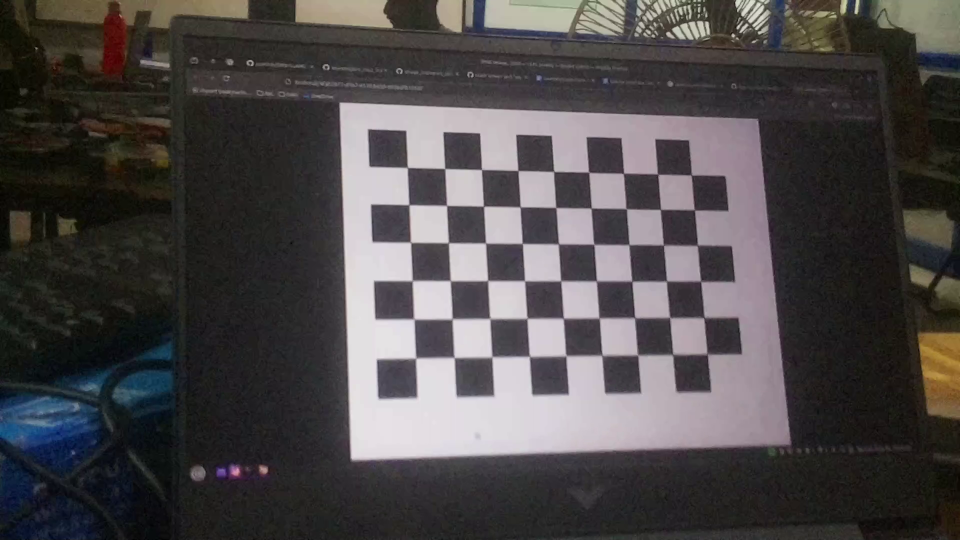
#> input picture camera_calib/rpicam_v2_imgs/1.png, 1920 x 1080 px (shown at 1/2 size); its folder holds only this picture in this run
$ python camera_calib.py
#> lines starting #> are read from the running program, lines starting #| are printed output that depends on the picture; after the words box and inside, x2 and y2 are one past the last pixel; in counts of white or black regions, pixels touching at a corner belong together; long printed decimals are rounded
import numpy as np
import cv2 as cv
import glob

# termination criteria
criteria = (cv.TERM_CRITERIA_EPS + cv.TERM_CRITERIA_MAX_ITER, 30, 0.001)

# prepare object points, like (0,0,0), (1,0,0), (2,0,0) ....,(6,5,0)
objp = np.zeros((6*9,3), np.float32)
objp[:,:2] = np.mgrid[0:9,0:6].T.reshape(-1,2)

# Arrays to store object points and image points from all the images.
objpoints = [] # 3d point in real world space
imgpoints = [] # 2d points in image plane.

images = glob.glob('rpicam_v2_imgs/*.png')

for fname in images:
    img = cv.imread(fname)
#> img is the input picture: shape (1080, 1920, 3); mean B, G, R 73.4, 72.8, 76.5
    gray = cv.cvtColor(img, cv.COLOR_BGR2GRAY)
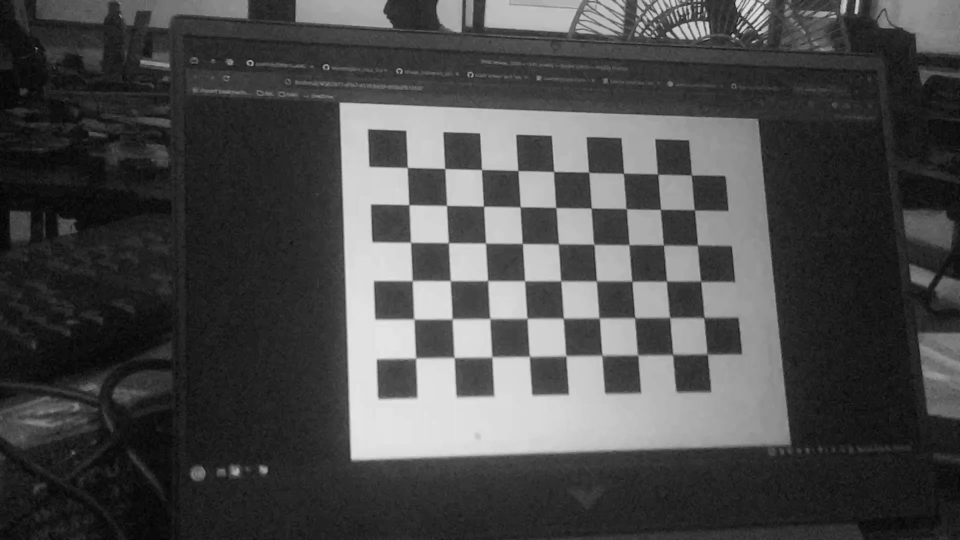
#> gray: shape (1080, 1920) (shown at 1/2 size); min 0, max 233, mean 73.9

    # Find the chess board corners
    ret, corners = cv.findChessboardCorners(gray, (9,6), None)
#> ret = True; corners = 54 rows, first 8: [815.6, 335.5], [890.4, 337.4], [963.3, 339.9], [1036, 341.5], [1107.5, 343.5], [1178.5, 345], [1247.5, 347], [1315.7, 350.1]

    # If found, add object points, image points (after refining them)
    if ret == True:
        objpoints.append(objp)

        corners2 = cv.cornerSubPix(gray,corners, (11,11), (-1,-1), criteria)
#> corners2 = 54 rows, first 8: [815.3, 335.5], [890.1, 337.5], [963.6, 339.6], [1036.4, 341.6], [1107.9, 343.5], [1177.9, 344.8], [1247.4, 347.2], [1315.7, 348.9]
        imgpoints.append(corners2)

        # Draw and display the corners
        cv.drawChessboardCorners(img, (9,6), corners2, ret)
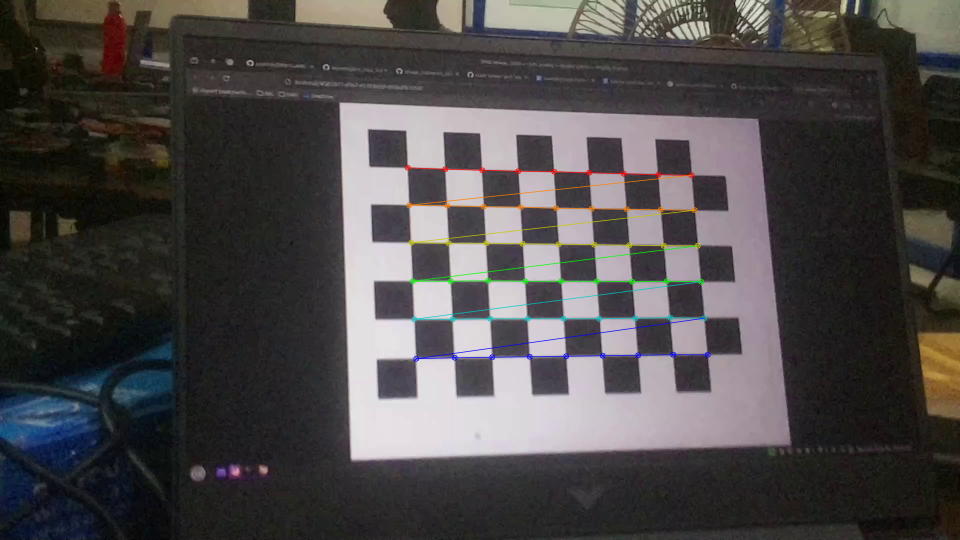
#> img: shape (1080, 1920, 3) (shown at 1/2 size); 1.12% of pixels changed, all inside (x1, y1, x2, y2) = (809, 329, 1422, 724)
        height, width, channels = img.shape
#> height = 1080; width = 1920; channels = 3
        cv.imshow('img', cv.resize(img, (width//3, height//3)))
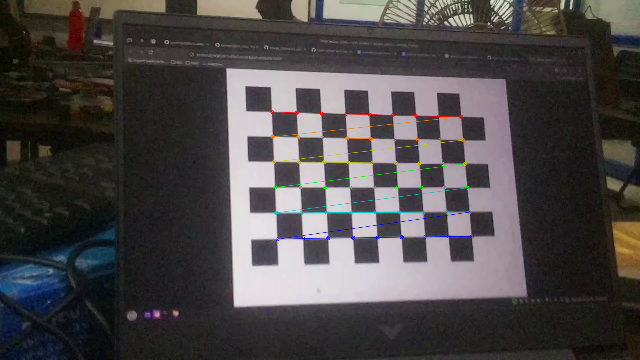
#> window 'img': shape (360, 640, 3); mean B, G, R 73, 72.8, 76.3
        cv.waitKey(500)

ret, mtx, dist, rvecs, tvecs = cv.calibrateCamera(objpoints, imgpoints, gray.shape[::-1], None, None)
#> ret = 0.279; mtx = [[2500.6, 0, 919.8], [0, 2469.2, 555], [0, 0, 1]]; dist = [[0.000929, 4.19, 0.00278, 0.00529, -71.49]]; rvecs = ([-0.19, -0.279, -0.024],); tvecs = ([-1.35, -2.86, 32.19],)

# Extract individual parameters from the camera matrix
fx = mtx[0, 0]
#> fx = 2500.6
fy = mtx[1, 1]
#> fy = 2469.2
cx = mtx[0, 2]
#> cx = 919.8
cy = mtx[1, 2]
#> cy = 555

# Extract distortion coefficients
k1 = dist[0, 0]
#> k1 = 0.000929
k2 = dist[0, 1]
#> k2 = 4.19
p1 = dist[0, 2]
#> p1 = 0.00278
p2 = dist[0, 3]
#> p2 = 0.00529

# Get image dimensions
width = gray.shape[1]
height = gray.shape[0]

# Print in the exact format requested
print("# Camera calibration and distortion parameters (OpenCV)")
print(f"Camera1.fx: {fx:.3f}")
#| Camera1.fx: 2500.559
print(f"Camera1.fy: {fy:.3f}")
#| Camera1.fy: 2469.229
print(f"Camera1.cx: {cx:.3f}")
#| Camera1.cx: 919.756
print(f"Camera1.cy: {cy:.3f}")
#| Camera1.cy: 554.980
print("")
print(f"Camera1.k1: {k1:.8f}")
#| Camera1.k1: 0.0009293
print(f"Camera1.k2: {k2:.8f}")
#| Camera1.k2: 4.190
print(f"Camera1.p1: {p1:.8f}")
#| Camera1.p1: 0.002781
print(f"Camera1.p2: {p2:.8f}")
#| Camera1.p2: 0.005291
print("")
print(f"Camera.width: {width}")
#| Camera.width: 1920
print(f"Camera.height: {height}")
#| Camera.height: 1080

"""
CHECKING UNDISTORTION ON A TEST IMAGE

img = cv.imread('test_images/12.jpeg')
h,  w = img.shape[:2]
newcameramtx, roi = cv.getOptimalNewCameraMatrix(mtx, dist, (w,h), 1, (w,h))

dst = cv.undistort(img, mtx, dist, None, newcameramtx)

# crop the image
x, y, w, h = roi
dst = dst[y:y+h, x:x+w]
cv.imwrite('calibresult.png', dst)
dst_h, dst_w = dst.shape[:2]
cv.imshow('calib result',cv.resize(dst, (dst_w//3, dst_h//3)))
cv.waitKey(0)
"""

mean_error = 0
for i in range(len(objpoints)):
    imgpoints2, _ = cv.projectPoints(objpoints[i], rvecs[i], tvecs[i], mtx, dist)
    error = cv.norm(imgpoints[i], imgpoints2, cv.NORM_L2)/len(imgpoints2)
    mean_error += error
#> this loop made 1 pass
#> (error, mean_error) on pass 1: (0.038, 0.038)
#> after the loop, mean_error = 0.038

print("\nTotal reprojection error: {}".format(mean_error/len(objpoints)) )
#| Total reprojection error: 0.03795

cv.destroyAllWindows()

$ run again, on camera_calib/rpicam_v2_imgs/5.png
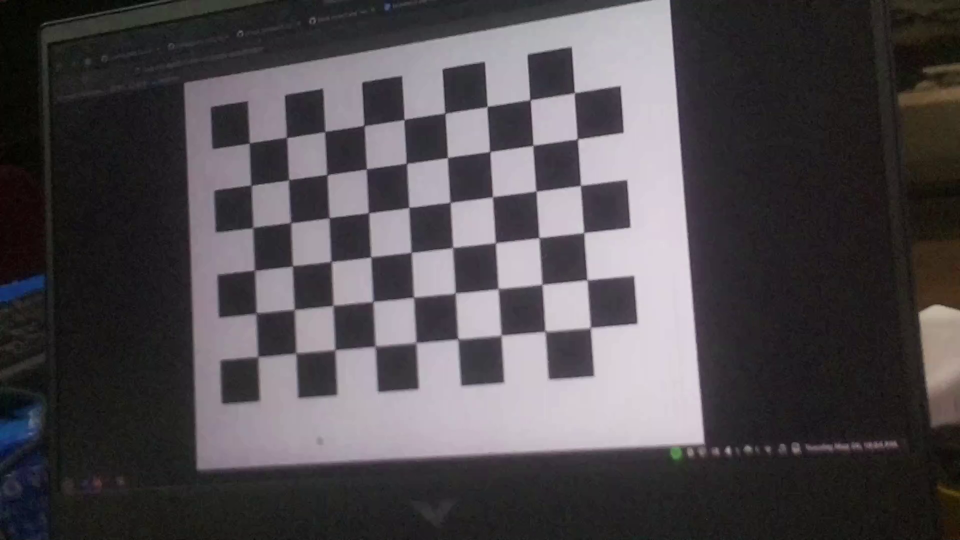
#> input picture camera_calib/rpicam_v2_imgs/5.png, 1920 x 1080 px (shown at 1/2 size)
#> img is the input picture: shape (1080, 1920, 3); mean B, G, R 78.5, 74.6, 79.1
#> `ret, corners = cv.findChessboardCorners(gray, (9,6), None)`: ret = True; corners = 54 rows, first 8: [498.9, 286.4], [571.2, 276.5], [649.6, 261.6], [728.5, 251.5], [808.5, 239.5], [892.3, 227.9], [974.5, 213.5], [1060.5, 200]
#> corners2 = 54 rows, first 8: [499, 286.4], [573.5, 275.5], [650.1, 263.5], [728.4, 251.4], [808.6, 239.4], [890.4, 226.6], [974.7, 213.4], [1060.5, 199.9]
#> `cv.drawChessboardCorners(img, (9,6), corners2, ret)`:
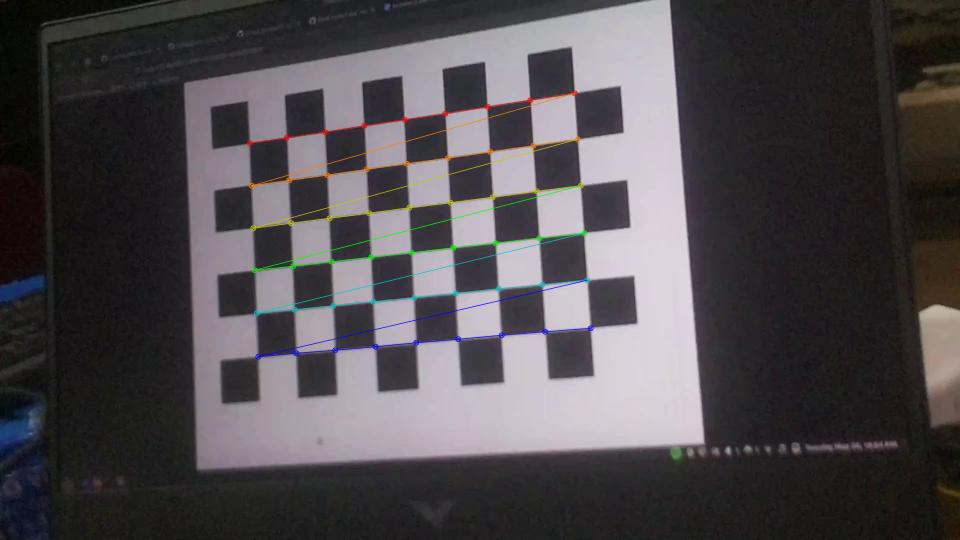
#> img: shape (1080, 1920, 3) (shown at 1/2 size); 1.25% of pixels changed, all inside (x1, y1, x2, y2) = (493, 180, 1188, 720)
#> `cv.imshow('img', cv.resize(img, (width//3, height//3)))`:
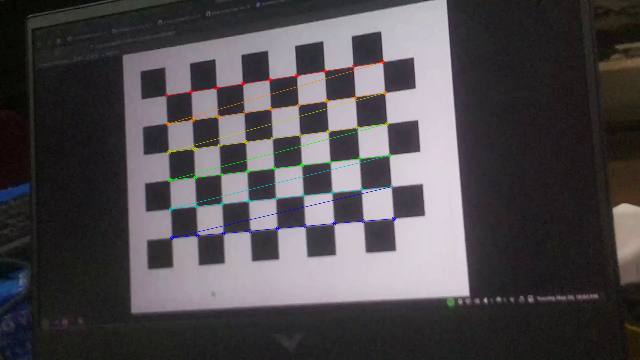
#> window 'img': shape (360, 640, 3); mean B, G, R 78.2, 74.7, 79.1
#> `ret, mtx, dist, rvecs, tvecs = cv.calibrateCamera(objpoints, imgpoints..`: ret = 0.312; mtx = [[3239.9, 0, 933.8], [0, 3099.6, 457.1], [0, 0, 1]]; dist = [[-0.175, 37.24, 0.000199, -0.0118, -1081.1]]; rvecs = ([-0.117, 0.482, -0.0864],); tvecs = ([-4.87, -2, 36.58],)
#> fx = 3239.9
#> fy = 3099.6
#> cx = 933.8
#> cy = 457.1
#> k1 = -0.175
#> k2 = 37.24
#> p1 = 0.000199
#> p2 = -0.0118
#| Camera1.fx: 3239.915
#| Camera1.fy: 3099.626
#| Camera1.cx: 933.762
#| Camera1.cy: 457.068
#| Camera1.k1: -0.1749
#| Camera1.k2: 37.239
#| Camera1.p1: 0.0001987
#| Camera1.p2: -0.01177
#| Camera.width: 1920
#| Camera.height: 1080
#> the loop `for i in range(len(objpoints)):` made 1 pass
#> (error, mean_error) on pass 1: (0.0424, 0.0424)
#> after the loop `for i in range(len(objpoints)):`: mean_error = 0.0424
#| Total reprojection error: 0.04241

$ run again, on camera_calib/rpicam_v2_imgs/2.png
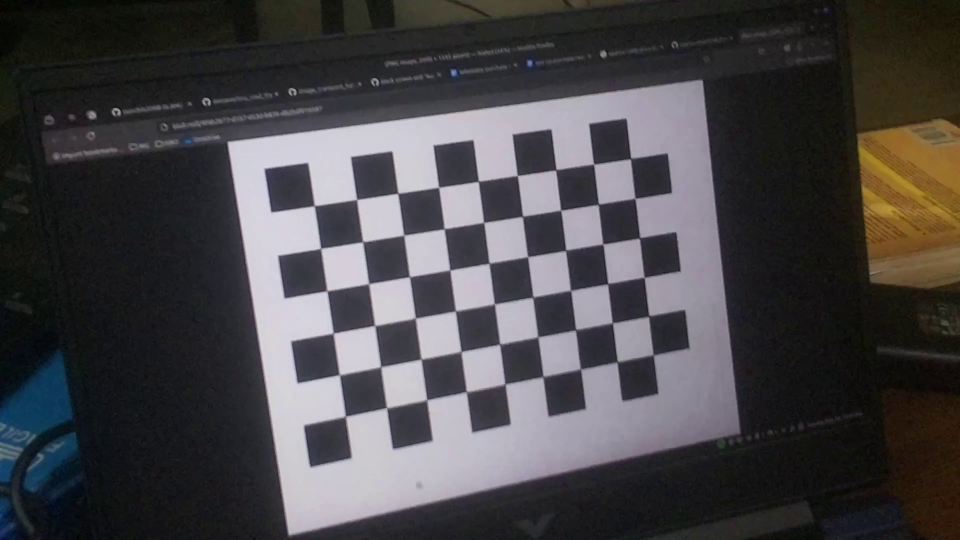
#> input picture camera_calib/rpicam_v2_imgs/2.png, 1920 x 1080 px (shown at 1/2 size)
#> img is the input picture: shape (1080, 1920, 3); mean B, G, R 71.7, 69.4, 71.7
#> `gray = cv.cvtColor(img, cv.COLOR_BGR2GRAY)`:
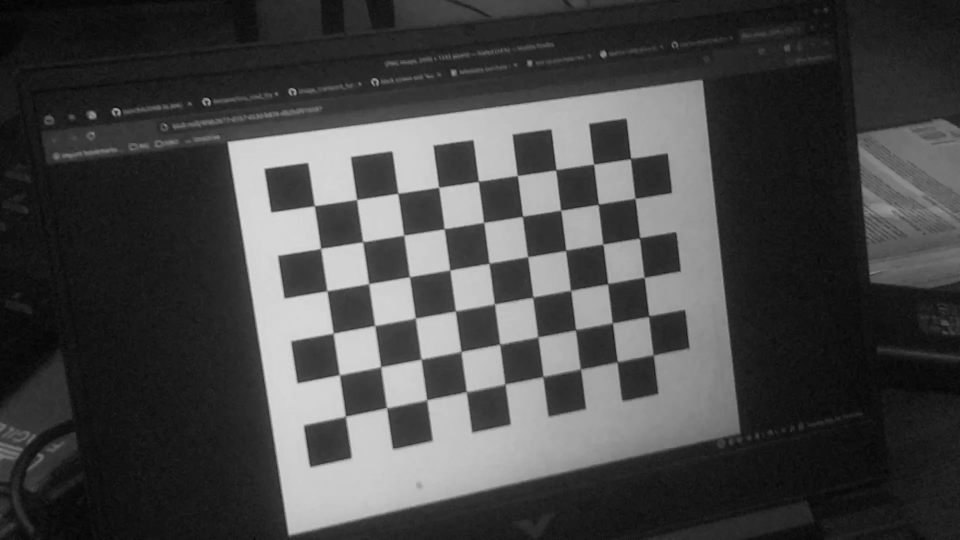
#> gray: shape (1080, 1920) (shown at 1/2 size); min 0, max 220, mean 70.4
#> `ret, corners = cv.findChessboardCorners(gray, (9,6), None)`: ret = True; corners = 54 rows, first 8: [630.7, 411.3], [713.8, 399.1], [794.9, 388.4], [877.5, 374.9], [959.4, 362.2], [1035, 351.3], [1110.4, 340], [1187.5, 329.3]
#> corners2 = 54 rows, first 8: [629, 411.8], [713.9, 399.3], [796.2, 387], [877.8, 375.1], [957.3, 363], [1034.9, 351.5], [1112.2, 340.2], [1187.6, 328.6]
#> img: shape (1080, 1920, 3); 1.19% of pixels changed, all inside (x1, y1, x2, y2) = (623, 311, 1314, 840)
#> `cv.imshow('img', cv.resize(img, (width//3, height//3)))`:
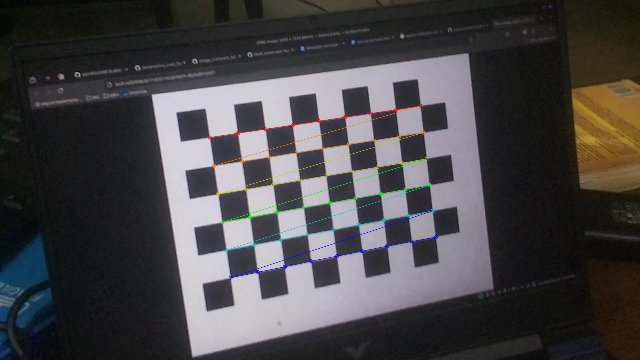
#> window 'img': shape (360, 640, 3); mean B, G, R 71.4, 69.5, 71.6
#> `ret, mtx, dist, rvecs, tvecs = cv.calibrateCamera(objpoints, imgpoints..`: ret = 0.308; mtx = [[2396.3, 0, 952.9], [0, 2399.6, 555.7], [0, 0, 1]]; dist = [[-0.342, 30.67, 0.0051, 0.0025, -610.4]]; rvecs = ([0.111, -0.292, -0.15],); tvecs = ([-3.74, -1.66, 27.61],)
#> fx = 2396.3
#> fy = 2399.6
#> cx = 952.9
#> cy = 555.7
#> k1 = -0.342
#> k2 = 30.67
#> p1 = 0.0051
#> p2 = 0.0025
#| Camera1.fx: 2396.328
#| Camera1.fy: 2399.572
#| Camera1.cx: 952.877
#| Camera1.cy: 555.737
#| Camera1.k1: -0.3417
#| Camera1.k2: 30.671
#| Camera1.p1: 0.005097
#| Camera1.p2: 0.002504
#| Camera.width: 1920
#| Camera.height: 1080
#> the loop `for i in range(len(objpoints)):` made 1 pass
#> (error, mean_error) on pass 1: (0.0419, 0.0419)
#> after the loop `for i in range(len(objpoints)):`: mean_error = 0.0419
#| Total reprojection error: 0.04193

$ run again, on camera_calib/rpicam_v2_imgs/3.png
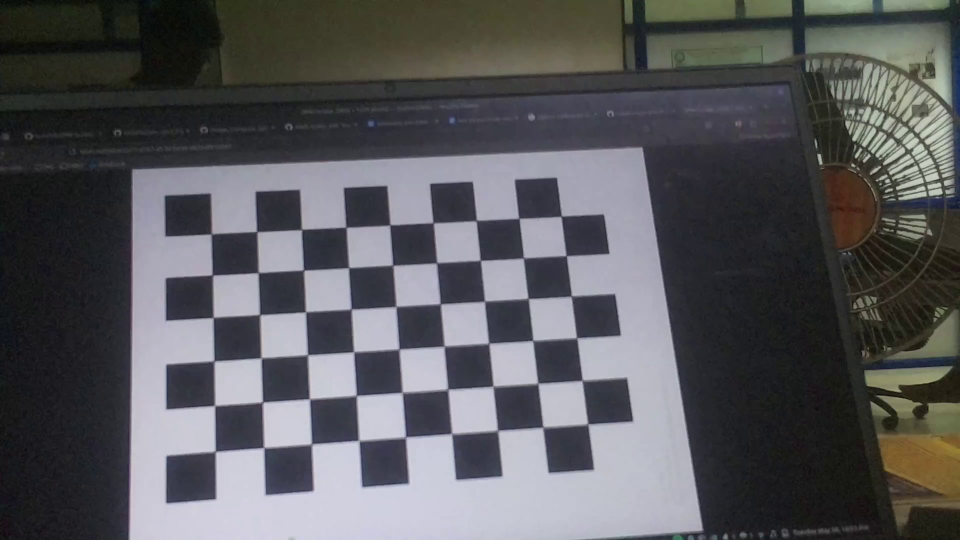
#> input picture camera_calib/rpicam_v2_imgs/3.png, 1920 x 1080 px (shown at 1/2 size)
#> img is the input picture: shape (1080, 1920, 3); mean B, G, R 91.2, 88.1, 88.1
#> `gray = cv.cvtColor(img, cv.COLOR_BGR2GRAY)`:
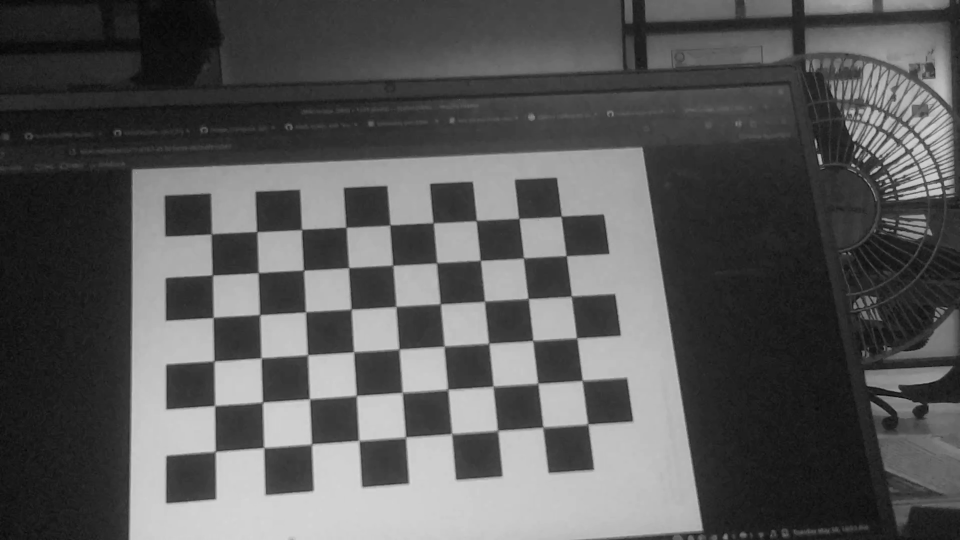
#> gray: shape (1080, 1920) (shown at 1/2 size); min 0, max 226, mean 88.4
#> `ret, corners = cv.findChessboardCorners(gray, (9,6), None)`: ret = True; corners = 54 rows, first 8: [422, 469.5], [512.5, 463], [602, 460], [692, 455], [781.4, 451.3], [866.1, 447.5], [954, 443.1], [1038, 437]
#> corners2 = 54 rows, first 8: [423.3, 468.3], [514.3, 463.6], [603.7, 459.4], [692.6, 455], [780.4, 450.1], [866.8, 446.2], [952.9, 441.5], [1038.3, 437.3]
#> img: shape (1080, 1920, 3); 1.35% of pixels changed, all inside (x1, y1, x2, y2) = (417, 427, 1183, 910)
#> `cv.imshow('img', cv.resize(img, (width//3, height//3)))`:
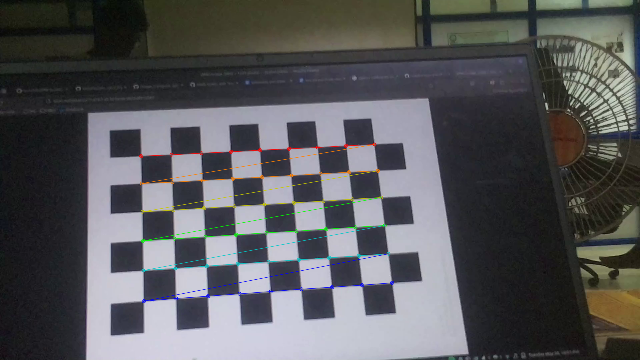
#> window 'img': shape (360, 640, 3); mean B, G, R 90.9, 88.2, 88
#> `ret, mtx, dist, rvecs, tvecs = cv.calibrateCamera(objpoints, imgpoints..`: ret = 0.285; mtx = [[1851.8, 0, 889.8], [0, 1817.8, 672], [0, 0, 1]]; dist = [[-0.00916, 1.41, 0.00435, -0.00497, -8.68]]; rvecs = ([-0.265, -0.0745, -0.0742],); tvecs = ([-5.23, -2.34, 20.92],)
#> fx = 1851.8
#> fy = 1817.8
#> cx = 889.8
#> cy = 672
#> k1 = -0.00916
#> k2 = 1.41
#> p1 = 0.00435
#> p2 = -0.00497
#| Camera1.fx: 1851.788
#| Camera1.fy: 1817.758
#| Camera1.cx: 889.763
#| Camera1.cy: 671.951
#| Camera1.k1: -0.009164
#| Camera1.k2: 1.410
#| Camera1.p1: 0.00435
#| Camera1.p2: -0.004966
#| Camera.width: 1920
#| Camera.height: 1080
#> the loop `for i in range(len(objpoints)):` made 1 pass
#> (error, mean_error) on pass 1: (0.0388, 0.0388)
#> after the loop `for i in range(len(objpoints)):`: mean_error = 0.0388
#| Total reprojection error: 0.0388
